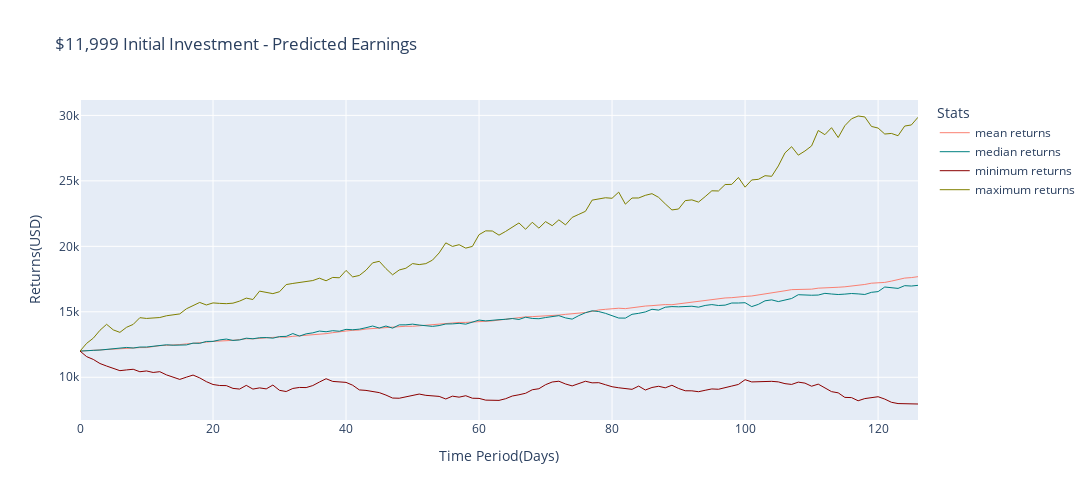

Notebook cell for this chart:
### Code cell
#Plot simulated investment portfolio returns with initial investment number (values are in USD)
fig3 = go.Figure()
fig3 = fig3.add_trace(go.Scatter(x=cumulative_pnl.index, y=cumulative_pnl['mean'],
                    mode='lines',
                    name='mean returns',
                    line=dict(color="salmon", width=1),))
fig3 = fig3.add_trace(go.Scatter(x=cumulative_pnl.index, y=cumulative_pnl['median'],
                    mode='lines',
                    name='median returns',
                    line=dict(color="teal", width=1),))
fig3 = fig3.add_trace(go.Scatter(x=cumulative_pnl.index, y=cumulative_pnl['min'],
                    mode='lines',
                    name='minimum returns',
                    line=dict(color="darkred", width=1),))
fig3 = fig3.add_trace(go.Scatter(x=cumulative_pnl.index, y=cumulative_pnl['max'],
                    mode='lines',
                    name='maximum returns',
                    line=dict(color="olive", width=1),))
fig3 = fig3.update_layout(
    height=500,
    width=1200,
    xaxis_title="Time Period(Days)",
    yaxis_title="Returns(USD)",
    legend_title="Stats",
    title="$11,999 Initial Investment - Predicted Earnings")
fig3.show()

print("You've chosen to invest $11,900 in a diverse cryptocurrency portfolio!")
print("This simulation can help you visualize what your portfolio may look like in the days following your initial investment.")
print("Let's take a look at some other coins that are popularly traded right now.")
